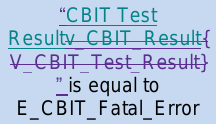
#> input picture results/cropped/crop_10__10.png, 216 x 124 px, given as the content of the folder ./form/, which was not available
$ python table_detection.py
#> lines starting #> are read from the running program, lines starting #| are printed output that depends on the picture; after the words box and inside, x2 and y2 are one past the last pixel; in counts of white or black regions, pixels touching at a corner belong together; pictures that were not available may be replaced by others from this repository, and a replacement may not be noted
import cv2
import numpy as np
import os
import pytesseract

pytesseract.pytesseract.tesseract_cmd = r'C:\Program Files\Tesseract-OCR\tesseract.exe'

def has_table_boundaries(contour, vertical_lines_img, horizontal_lines_img, min_vertical_lines=3,
                         min_horizontal_lines=3):
    x, y, w, h = cv2.boundingRect(contour)
    roi_vertical = vertical_lines_img[y:y + h, x:x + w]
    roi_horizontal = horizontal_lines_img[y:y + h, x:x + w]

    vertical_lines = cv2.countNonZero(roi_vertical)
    horizontal_lines = cv2.countNonZero(roi_horizontal)

    return vertical_lines >= min_vertical_lines and horizontal_lines >= min_horizontal_lines

def extract_text_from_table(img):
    # Preprocess the image
    gray = cv2.cvtColor(img, cv2.COLOR_BGR2GRAY)
    thresh = cv2.threshold(gray, 0, 255, cv2.THRESH_BINARY_INV + cv2.THRESH_OTSU)[1]

    # Perform text extraction
    text = pytesseract.image_to_string(thresh, lang='eng', config='--psm 6')
    return text

def table_detection(img_path):
#> called with img_path = './form/crop_10__10.png'
    img = cv2.imread(img_path)
#> img is the input picture: shape (124, 216, 3); mean B, G, R 223.1, 197.9, 176.9
    img_gray = cv2.cvtColor(img, cv2.COLOR_BGR2GRAY)
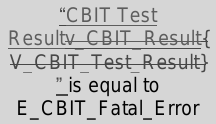
#> img_gray: shape (124, 216); min 0, max 214, mean 194.5
    (thresh, img_bin) = cv2.threshold(img_gray, 128, 255, cv2.THRESH_BINARY | cv2.THRESH_OTSU)
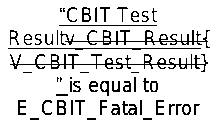
#> img_bin: shape (124, 216); 86.9% white; black in thin lines or dots, all inside (x1, y1, x2, y2) = (8, 7, 210, 120)
#> thresh = 145
    img_bin = cv2.bitwise_not(img_bin)

    kernel_length_v = (np.array(img_gray).shape[1]) // 120
#> kernel_length_v = 1
    vertical_kernel = cv2.getStructuringElement(cv2.MORPH_RECT, (1, kernel_length_v))
#> vertical_kernel = [1]
    im_temp1 = cv2.erode(img_bin, vertical_kernel, iterations=3)
    vertical_lines_img = cv2.dilate(im_temp1, vertical_kernel, iterations=3)

    kernel_length_h = (np.array(img_gray).shape[1]) // 40
#> kernel_length_h = 5
    horizontal_kernel = cv2.getStructuringElement(cv2.MORPH_RECT, (kernel_length_h, 1))
#> horizontal_kernel = [[1, 1, 1, 1, 1]]
    im_temp2 = cv2.erode(img_bin, horizontal_kernel, iterations=3)
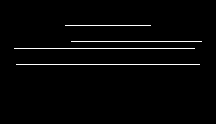
#> im_temp2: shape (124, 216); 2.2% white in thin lines or dots, all inside (x1, y1, x2, y2) = (14, 25, 202, 65)
    horizontal_lines_img = cv2.dilate(im_temp2, horizontal_kernel, iterations=3)
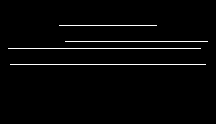
#> horizontal_lines_img: shape (124, 216); 2.4% white in thin lines or dots, all inside (x1, y1, x2, y2) = (8, 25, 208, 65)

    kernel = cv2.getStructuringElement(cv2.MORPH_RECT, (3, 3))
    table_segment = cv2.addWeighted(vertical_lines_img, 0.5, horizontal_lines_img, 0.5, 0.0)
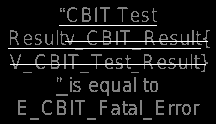
#> table_segment: shape (124, 216); min 0, max 255, mean 19.8
    table_segment = cv2.erode(cv2.bitwise_not(table_segment), kernel, iterations=2)
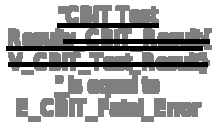
#> table_segment: shape (124, 216); min 0, max 255, mean 178.5
    thresh, table_segment = cv2.threshold(table_segment, 0, 255, cv2.THRESH_OTSU)
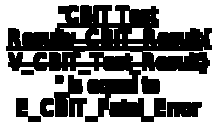
#> table_segment: shape (124, 216); 52.2% white; 9 black regions
#> thresh = 127

    contours, hierarchy = cv2.findContours(table_segment, cv2.RETR_TREE, cv2.CHAIN_APPROX_SIMPLE)
#> contours = 37 contours, 21 with area under 20; largest, box (x1, y1, x2, y2) and area: (0, 0, 216, 124) 26445, (5, 4, 213, 123) 12226, (53, 74, 88, 118) 952, (166, 101, 203, 118) 530, (15, 97, 42, 123) 352
    count = 0
    img_width = img.shape[1]
#> img_width = 216
    for c, hier in zip(contours, hierarchy[0]):
        x, y, w, h = cv2.boundingRect(c)

        # Filter out small bounding boxes
        if w < 70 or h < 120:
            continue

        # Filter out too rectangular bounding boxes
        if w > 10 * h or h > 10 * w:
            continue

        # Filter out bounding boxes on the right side of the page
        if x + w > 0.9 * img_width:
            continue

        # Filter out contours without table boundaries
        if not has_table_boundaries(c, vertical_lines_img, horizontal_lines_img):
            continue

        if hier[1] != -1:
            count += 1
            cropped = img[y:y + h, x:x + w]

            # Extract text from the cropped table
            extracted_text = extract_text_from_table(cropped)

            # Save the cropped image
            cv2.imwrite(f"./results/cropped/crop_{count}__{os.path.basename(img_path)}", cropped)

            # Save the extracted text
            with open(f"./results/extracted_text/text_{count}__{os.path.basename(img_path)}.txt", "w") as f:
                f.write(extracted_text)

        cv2.rectangle(img, (x, y), (x + w, y + h), (0, 255, 0), 2)
#> this loop made 37 passes
#> hier on passes 2, 3, 4, 5, 6, 7, 8, 9, 10, 11, 12, 16: [3, -1, 2, 0], [-1, -1, -1, 1], [4, 1, -1, 0], [5, 3, -1, 0], [6, 4, -1, 0], [7, 5, -1, 0], [8, 6, -1, 0], [9, 7, -1, 0], [10, 8, -1, 0], [-1, 9, 11, 0], [12, -1, -1, 10], [16, 14, -1, 10]
#> (c, hier) on passes 1, 13, 14, 15, 19, 20: ([[0, 0], [0, 123], [215, 123], [215, 0]], [-1, -1, 1, -1]), ([[199, 61], [201, 61]], [13, 11, -1, 10]), ([[99, 58], [99, 61], [102, 61], [102, 58]], [14, 12, -1, 10]), ([[68, 58], [68, 61], [69, 61], [69, 58]], [15, 13, -1, 10]), ([[157, 44], [157, 45]], [19, 17, -1, 10]), ([[149, 44], [149, 45], [150, 45]], [20, 18, -1, 10])
#> after the loop, count = 0

    cv2.imwrite(f"./results/table_detect/table_detect__{os.path.basename(img_path)}", table_segment)
    cv2.imwrite(f"./results/bb/bb__{os.path.basename(img_path)}", img)

# Process all images in the 'form' directory
for i in os.listdir('./form/'):
    if i.lower().endswith(('.png', '.jpg')):
        table_detection(os.path.join('./form/', i))

$ run again, on results/cropped/crop_11__13.png
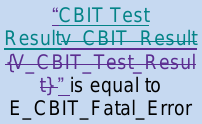
#> input picture results/cropped/crop_11__13.png, 202 x 124 px, given as the content of the folder ./form/, which was not available
#> in table_detection, img is the input picture: shape (124, 202, 3); mean B, G, R 221.1, 195.4, 174.5
#> in table_detection, `(thresh, img_bin) = cv2.threshold(img_gray, 128, 255, cv2.THRESH_BINAR..`:
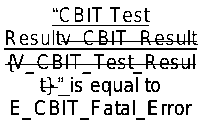
#> img_bin: shape (124, 202); 84.8% white; black in thin lines or dots, all inside (x1, y1, x2, y2) = (4, 7, 198, 120)
#> in table_detection, `(thresh, img_bin) = cv2.threshold(img_gray, 128, 255, cv2.THRESH_BINAR..`: thresh = 146
#> im_temp2: shape (124, 202); 3% white in thin lines or dots, all inside (x1, y1, x2, y2) = (10, 25, 191, 88)
#> horizontal_lines_img: shape (124, 202); 3.3% white in thin lines or dots, all inside (x1, y1, x2, y2) = (4, 25, 197, 88)
#> in table_detection, `thresh, table_segment = cv2.threshold(table_segment, 0, 255, cv2.THRES..`:
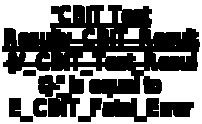
#> table_segment: shape (124, 202); 47.9% white; 32 white regions (18 under 20 px)
#> in table_detection, `thresh, table_segment = cv2.threshold(table_segment, 0, 255, cv2.THRES..`: thresh = 127
#> contours = 43 contours, 23 with area under 20; largest, box (x1, y1, x2, y2) and area: (0, 0, 202, 124) 24723, (1, 4, 201, 99) 10963, (101, 97, 160, 123) 972, (47, 74, 85, 118) 933, (159, 101, 195, 118) 518
#> the loop in table_detection, `for c, hier in zip(contours, hierarchy[0]):` made 43 passes
#> hier on passes 2 to 9: [2, -1, -1, 0], [3, 1, -1, 0], [4, 2, -1, 0], [5, 3, -1, 0], [6, 4, -1, 0], [8, 5, 7, 0], [-1, -1, -1, 6], [10, 6, 9, 0]
#> after the loop in table_detection, `for c, hier in zip(contours, hierarchy[0]):`: count = 0

$ run again, on results/cropped/crop_11__16.png
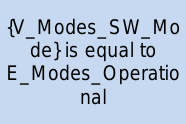
#> input picture results/cropped/crop_11__16.png, 186 x 124 px, given as the content of the folder ./form/, which was not available
#> in table_detection, img is the input picture: shape (124, 186, 3); mean B, G, R 220.9, 198.9, 181.5
#> in table_detection, `(thresh, img_bin) = cv2.threshold(img_gray, 128, 255, cv2.THRESH_BINAR..`:
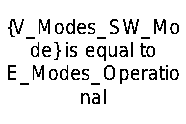
#> img_bin: shape (124, 186); 90.6% white; black in thin lines or dots, all inside (x1, y1, x2, y2) = (8, 19, 179, 104)
#> thresh = 127
#> im_temp2: shape (124, 186); every value is 0
#> in table_detection, `table_segment = cv2.erode(cv2.bitwise_not(table_segment), kernel, iter..`:
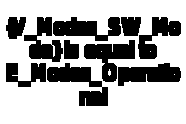
#> table_segment: shape (124, 186); values 127 (black) and 255 (white), 68% white; 10 black regions, largest, box (x1, y1, x2, y2) and area: (47, 63, 108, 106) 1189, (84, 40, 135, 82) 1042, (118, 63, 181, 86) 987
#> contours = 20 contours, 8 with area under 20; largest, box (x1, y1, x2, y2) and area: (0, 0, 186, 124) 22755, (83, 39, 136, 83) 1160, (117, 62, 182, 87) 1076, (52, 16, 122, 42) 1075, (23, 16, 64, 63) 1000
#> the loop in table_detection, `for c, hier in zip(contours, hierarchy[0]):` made 20 passes
#> hier on passes 2 to 9: [2, -1, -1, 0], [4, 1, 3, 0], [-1, -1, -1, 2], [6, 2, 5, 0], [-1, -1, -1, 4], [7, 4, -1, 0], [10, 6, 8, 0], [9, -1, -1, 7]
#> after the loop in table_detection, `for c, hier in zip(contours, hierarchy[0]):`: count = 0
